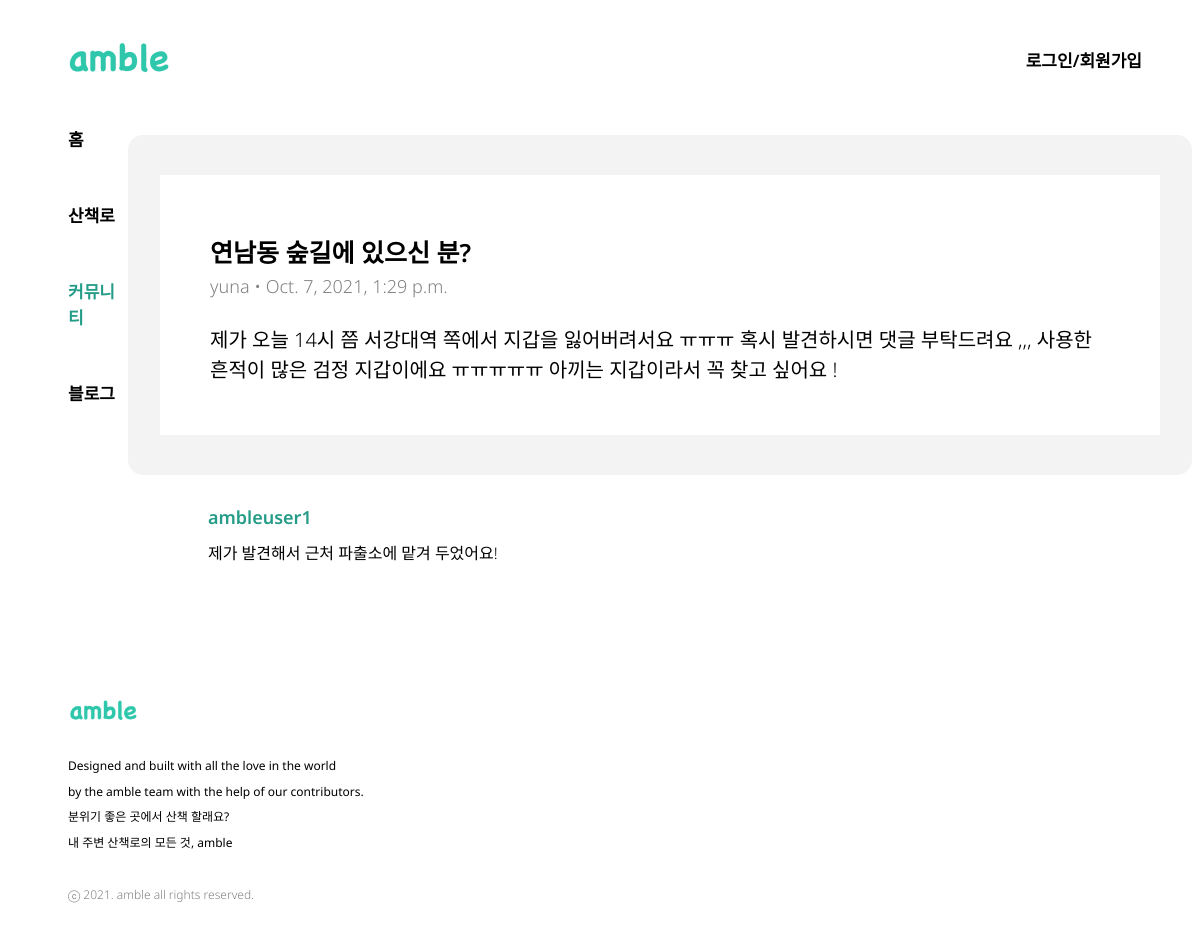
The page /community/detail/5 on the database as committed earlier.
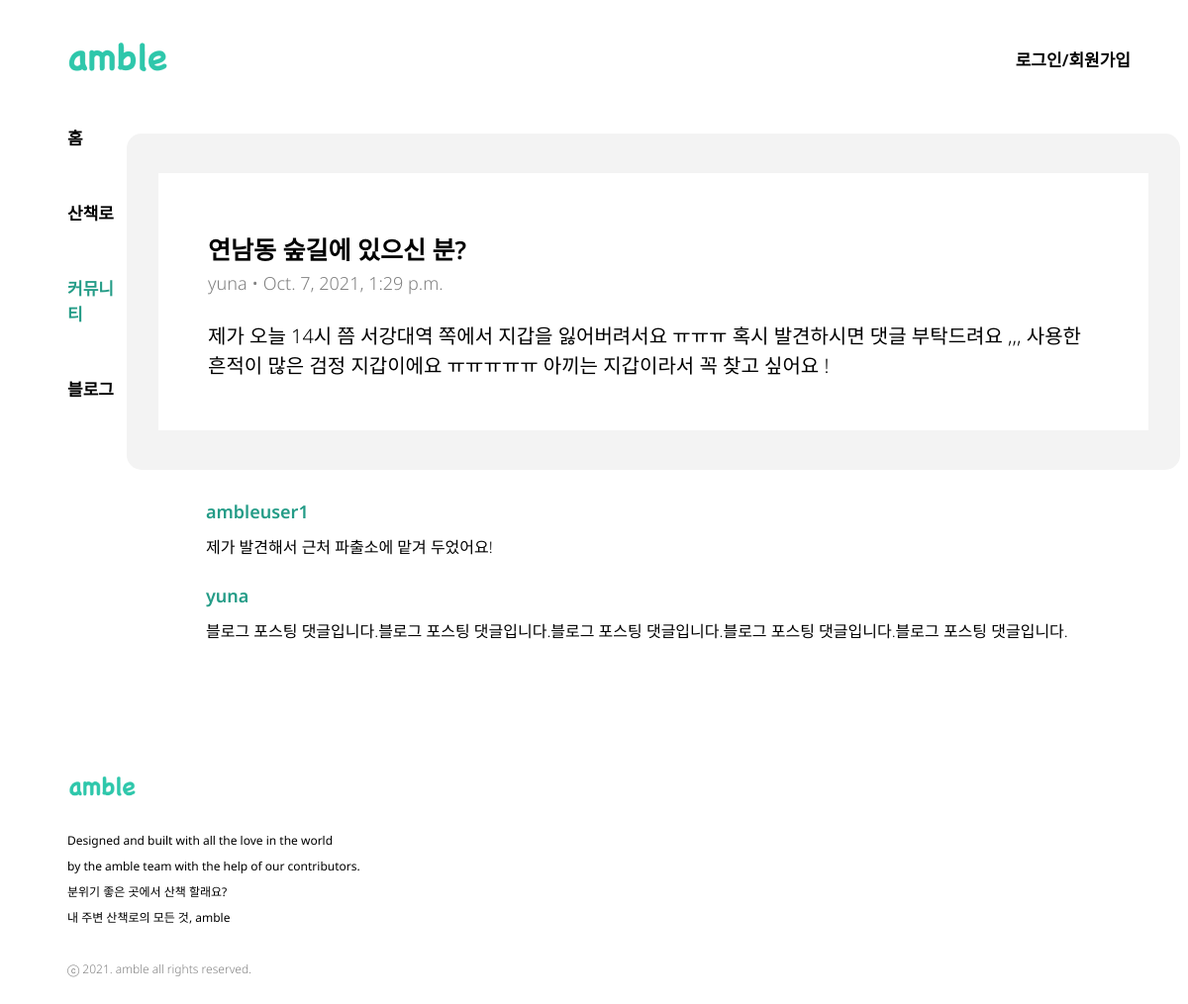
The same page on the database as committed later.
### community/models.py (models this page shows, shortened)
class Community_Reply(models.Model):
    post = models.ForeignKey(Community, related_name="community_replys", on_delete=models.CASCADE)
    content = models.TextField(max_length=300)
    reply_at = models.DateTimeField(auto_now_add=True)
    reply_by = models.ForeignKey(settings.AUTH_USER_MODEL, on_delete=models.CASCADE)

### account/models.py (models this page shows)
class CustomUser(AbstractUser):
    nickname = models.CharField(max_length=100)

### community/views.py (the view)
# urls.py: path('community/detail/<int:community_id>', community.detail, name="detail"),
def detail(request, community_id):
    community_detail = get_object_or_404(Community, pk=community_id)
    return render(request, 'community_detail.html', {'community': community_detail})

### community/templates/community_detail.html (shortened to what this page needs)
{% load static %}
<!DOCTYPE html>
<html lang="en">
    <head>
    </head>
    <body>
        <div class="head-wrapper">
            <img src="{% static 'logo.png' %}">
            <div class="login-wrapper">
            {% if not user.is_authenticated %}
                <a href="{% url 'login' %}">로그인/회원가입</a>
            {% endif %}
            </div>
        </div>
        <div class="body-wrapper">
            <div class="body-navbar">
                <div class="navbar-item"><a href="{% url 'home' %}">홈</a></div>
                <div class="navbar-item"><a href="{% url 'trail' %}">산책로</a></div>
                <div class="navbar-item"><a href="{% url 'community' %}" id="nav-location">커뮤니티</a></div>
                <div class="navbar-item"><a href="{% url 'blog' %}">블로그</a></div>
            </div>
            <div>
                <div class="body-content">
                    <div class="comm-item">
                        <div class="comm-title">{{ community.title }}</div>
                        <div class="comm-author">{{ community.author }} • {{ community.pub_date }}</div>
                        <div class="comm-content">{{ community.content }}</div>
                    </div>
                </div>
                <div class="comm-reply-wrapper">
                    {% for reply in community.community_replys.all %}
                    <div class="comm-reply-by">
                        {{ reply.reply_by }}
                    </div>
                    <div class="comm-reply-content">
                        {{ reply.content }}
                        <br>
                    </div>
                    {% empty %}
                    <div>아직 작성된 댓글이 없습니다.</div>
                    {% endfor %}
                </div>
                <div class="comm-reply-create-wrapper">
                </div>
            </div>
        </div>
        <footer class="footer">
            <img class="footer-img" src="{% static 'logo.png' %}" width="100px"><br>
            <div class="footer-content">Designed and built with all the love in the world <br>by the amble team with the help of our contributors.</div>
            <div class="footer-content">
                분위기 좋은 곳에서 산책 할래요?<br>
                내 주변 산책로의 모든 것, amble<br>
            </div>
            <br>
            <div class="footer-rights">ⓒ 2021. amble all rights reserved.</div>
        </footer>
    </body>
</html>

Rows that differ between the two databases and show on the page:
added Community_Reply: reply_by "yuna", content "블로그 포스팅 댓글입니다.블로그 포스팅 댓글입니다.블로그 포스팅 댓글입니다.블로그 포스팅 댓글입니다.블로그 포스팅 댓글입니다."
